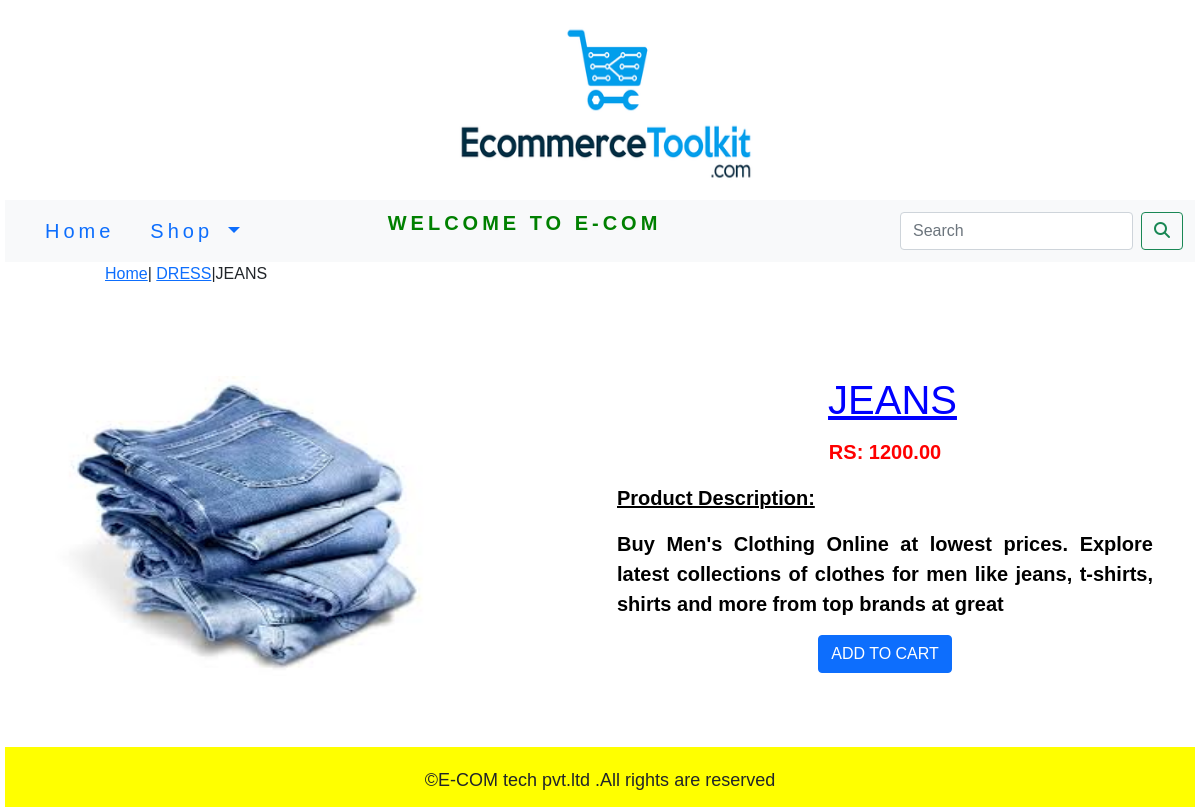
/app1/dress/jeans/, run on the app's committed database.
### app1/models.py (models this page shows, shortened)
class product(models.Model):
    name=models.CharField(max_length=250,unique=True)
    slug=models.SlugField(max_length=250,unique=True)
    desc=models.TextField()
    price=models.DecimalField(max_digits=10,decimal_places=2)
    category=models.ForeignKey('category',on_delete=models.CASCADE)
    img=models.ImageField(upload_to='products',blank=True)
    stock=models.IntegerField()
    available=models.BooleanField(default=True)
    created=models.DateTimeField(auto_now_add=True)
    updated=models.DateTimeField(auto_now=True)
    class Meta:
        ordering=('name',)
        verbose_name='product'
        verbose_name_plural='products'

class category(models.Model):
    name=models.CharField(max_length=250,unique=True)
    slug=models.SlugField(max_length=250,unique=True)
    desc=models.TextField(blank=True)
    img=models.ImageField(upload_to='category',blank=True)
    class Meta:
        ordering=('name',)
        verbose_name='category'
        verbose_name_plural='categories'
    def get_url(self):
        return reverse('app1:products_by_category',args=[self.slug])
    def __str__(self):
        return '{}'.format(self.name)

### app1/views.py (the view)
# urls.py: path('<slug:c_slug>/<slug:p_slug>/',views.proDetail,name='prodCatdetail'),
def proDetail(request,c_slug,p_slug):
    try:
        prod=product.objects.get(category__slug=c_slug,slug=p_slug)
    except Exception as e:
        raise e
    return render(request,'product.html',{'pro_key':prod,})

### app1/context_processors.py (called while the page is built)
def menu_links(request):
    links=category.objects.all()
    return dict(link_key=links)

### cart/context_processors.py (called while the page is built)
def counter(request):
    item_count = 0
    if 'admin' in request.path:
        return {}
    else:
        try:
            cart1=cart.objects.filter(cart_id=cart_id(request))
            cart_item1=cartitem.objects.all().filter(cart=cart1[:1])
            for c_item in cart_item1:
                item_count += c_item.quantity
        except cart.DoesNotExist:
            item_count = 0
    return dict(item_c_key=item_count)

### cart/views.py (called while the page is built)
def cart_id(request):
    cart1=request.session.session_key
    if not cart1:
        cart1=request.session.create()
    return cart1

### templates/product.html (shortened to what this page needs)
{% extends 'base.html' %}
{% load static %}
{% block content %}
<div >
    <div>
        <p style="padding-left:100px;"><a href="{% url 'app1:allProdCat' %}">Home</a>| <a href="{{pro_key.category.get_url}}">{{pro_key.category}}</a>|{{pro_key.name}}</p>
    </div>
</div>
<br>
<div class="container">
    <div class="row">
        <div class="col-12 col-sm-12 col-md-12 col-lg-6 ">
        <div>
            <img class="my_p_image" src="{{pro_key.img.url}}" alt="{{pro_key.name}}">
        </div>
            </div>
        <div class="col-12 col-sm-12 col-md-12 col-lg-6 text-center" >
            <div>
            <h1  class="our">{{pro_key.name}}</h1>
            <div class="my_desc">
            <p class="text-center my_card_text">RS: {{pro_key.price}}</p>
            <p style="text-decoration: underline;">Product Description:</p>
            <p>{{pro_key.desc}}</p>
            </div>
            {% if pro_key.stock <= 0 %}
                <h3 class="my_card_text">Out of Stock</h3>
            {% else %}
            <div style="padding-bottom:50px;">
                <a href="{% url 'cart:add_cart' pro_key.id %}" class="btn btn-primary" >ADD TO CART</a>
                </div>
            {% endif %}
            <br>
        </div>
    </div>
        </div>
</div>
{% endblock %}

### static/css/custom1.css (style rules this page uses)
body { font-family: 'Kdam Thmor Pro', sans-serif; }
.my_desc { font-family: 'Gentium Plus', serif; font-family: 'Kdam Thmor Pro', sans-serif; font-size:20px; color:black; text-align: justify; font-weight: bold; padding-left:5px; padding-right:5px; padding-top:5px; }
.our { text-decoration: underline; font-family: 'Anton', sans-serif; font-family: 'Gentium Plus', serif; font-family: 'Kdam Thmor Pro', sans-serif; padding-top:50px; padding-left:15px; color:blue; }
.my_card_text { color:red; font-weight: bold; }
.my_p_image { display: block; text-align: center; margin-top: 50px; width: 400px; height:300px; }

### data on the page
product: category "DRESS", name "JEANS", img (picture), price "1200.00", desc "Buy Men's Clothing Online at lowest prices. Explore latest collections of clothes for men like jeans, t-shirts, shirts and more from top brands at great"
